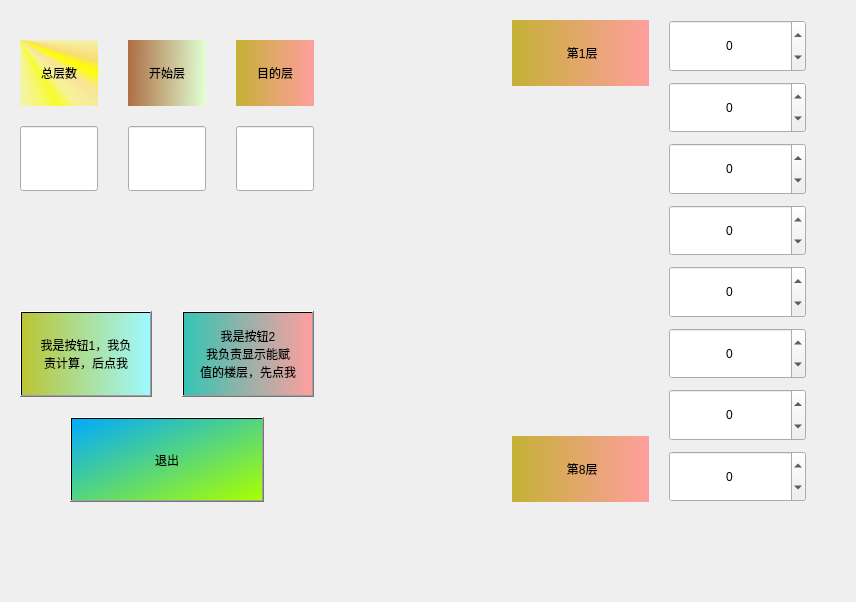
<?xml version="1.0" encoding="UTF-8"?>
<ui version="4.0">
 <class>efloors</class>
 <widget class="QMainWindow" name="efloors">
  <property name="geometry">
   <rect>
    <x>0</x>
    <y>0</y>
    <width>856</width>
    <height>602</height>
   </rect>
  </property>
  <property name="windowTitle">
   <string>8层运算界面</string>
  </property>
  <property name="styleSheet">
   <string notr="true">#centralwidget{border-image: url(:/pictures/Genshin.jpg);}</string>
  </property>
  <widget class="QWidget" name="centralwidget">
   <property name="sizePolicy">
    <sizepolicy hsizetype="Expanding" vsizetype="Expanding">
     <horstretch>0</horstretch>
     <verstretch>0</verstretch>
    </sizepolicy>
   </property>
   <property name="autoFillBackground">
    <bool>false</bool>
   </property>
   <layout class="QGridLayout" name="gridLayout" columnstretch="2,1,2">
    <property name="leftMargin">
     <number>20</number>
    </property>
    <property name="topMargin">
     <number>20</number>
    </property>
    <property name="rightMargin">
     <number>50</number>
    </property>
    <property name="bottomMargin">
     <number>100</number>
    </property>
    <property name="horizontalSpacing">
     <number>50</number>
    </property>
    <property name="verticalSpacing">
     <number>100</number>
    </property>
    <item row="1" column="0">
     <layout class="QVBoxLayout" name="verticalLayout_4">
      <property name="spacing">
       <number>20</number>
      </property>
      <item>
       <layout class="QHBoxLayout" name="horizontalLayout_2">
        <property name="spacing">
         <number>30</number>
        </property>
        <item>
         <widget class="QPushButton" name="btn_caculate">
          <property name="sizePolicy">
           <sizepolicy hsizetype="Preferred" vsizetype="Preferred">
            <horstretch>0</horstretch>
            <verstretch>0</verstretch>
           </sizepolicy>
          </property>
          <property name="styleSheet">
           <string notr="true">background-color: qlineargradient(spread:pad, x1:0, y1:0, x2:1, y2:0, stop:0 rgba(186, 197, 53, 255), stop:1 rgba(158, 249, 255, 255));</string>
          </property>
          <property name="text">
           <string>我是按钮1，我负
责计算，后点我</string>
          </property>
         </widget>
        </item>
        <item>
         <widget class="QToolButton" name="btn_confirm">
          <property name="sizePolicy">
           <sizepolicy hsizetype="Preferred" vsizetype="Preferred">
            <horstretch>0</horstretch>
            <verstretch>0</verstretch>
           </sizepolicy>
          </property>
          <property name="styleSheet">
           <string notr="true">background-color: qlineargradient(spread:pad, x1:0, y1:0, x2:1, y2:0, stop:0 rgba(53, 197, 179, 255), stop:1 rgba(255, 158, 158, 255));</string>
          </property>
          <property name="text">
           <string>我是按钮2
我负责显示能赋
值的楼层，先点我</string>
          </property>
         </widget>
        </item>
       </layout>
      </item>
      <item>
       <layout class="QHBoxLayout" name="horizontalLayout_4">
        <property name="leftMargin">
         <number>50</number>
        </property>
        <property name="rightMargin">
         <number>50</number>
        </property>
        <item>
         <widget class="QPushButton" name="btn_cancel">
          <property name="sizePolicy">
           <sizepolicy hsizetype="Preferred" vsizetype="Preferred">
            <horstretch>0</horstretch>
            <verstretch>0</verstretch>
           </sizepolicy>
          </property>
          <property name="styleSheet">
           <string notr="true">background-color: qlineargradient(spread:pad, x1:0, y1:0, x2:1, y2:1, stop:0 rgba(0, 170, 255, 255), stop:1 rgba(170, 255, 0, 255));</string>
          </property>
          <property name="text">
           <string>退出</string>
          </property>
         </widget>
        </item>
       </layout>
      </item>
     </layout>
    </item>
    <item row="0" column="2" rowspan="2">
     <layout class="QHBoxLayout" name="horizontalLayout_3" stretch="1,1">
      <property name="spacing">
       <number>20</number>
      </property>
      <item>
       <layout class="QVBoxLayout" name="verticalLayout_6" stretch="1,5,1">
        <property name="spacing">
         <number>10</number>
        </property>
        <item>
         <widget class="QLabel" name="label">
          <property name="sizePolicy">
           <sizepolicy hsizetype="Preferred" vsizetype="Preferred">
            <horstretch>0</horstretch>
            <verstretch>0</verstretch>
           </sizepolicy>
          </property>
          <property name="styleSheet">
           <string notr="true">background-color: qlineargradient(spread:pad, x1:0, y1:0, x2:1, y2:0, stop:0 rgba(197, 177, 53, 255), stop:1 rgba(255, 158, 158, 255));</string>
          </property>
          <property name="text">
           <string> 第1层</string>
          </property>
          <property name="alignment">
           <set>Qt::AlignCenter</set>
          </property>
         </widget>
        </item>
        <item>
         <widget class="QLabel" name="label_3">
          <property name="sizePolicy">
           <sizepolicy hsizetype="Preferred" vsizetype="Preferred">
            <horstretch>0</horstretch>
            <verstretch>0</verstretch>
           </sizepolicy>
          </property>
          <property name="autoFillBackground">
           <bool>false</bool>
          </property>
          <property name="styleSheet">
           <string notr="true">border-image: url(:/algorithms/algorithms/jt.png);</string>
          </property>
          <property name="text">
           <string/>
          </property>
          <property name="pixmap">
           <pixmap resource="resource.qrc">:/pictures/jt.png</pixmap>
          </property>
          <property name="scaledContents">
           <bool>true</bool>
          </property>
          <property name="margin">
           <number>0</number>
          </property>
         </widget>
        </item>
        <item>
         <widget class="QLabel" name="label_2">
          <property name="sizePolicy">
           <sizepolicy hsizetype="Preferred" vsizetype="Preferred">
            <horstretch>0</horstretch>
            <verstretch>0</verstretch>
           </sizepolicy>
          </property>
          <property name="styleSheet">
           <string notr="true">background-color: qlineargradient(spread:pad, x1:0, y1:0, x2:1, y2:0, stop:0 rgba(197, 177, 53, 255), stop:1 rgba(255, 158, 158, 255));</string>
          </property>
          <property name="text">
           <string> 第8层</string>
          </property>
          <property name="alignment">
           <set>Qt::AlignCenter</set>
          </property>
         </widget>
        </item>
       </layout>
      </item>
      <item>
       <layout class="QVBoxLayout" name="verticalLayout_5">
        <property name="spacing">
         <number>10</number>
        </property>
        <item>
         <widget class="QSpinBox" name="spin_4">
          <property name="sizePolicy">
           <sizepolicy hsizetype="Preferred" vsizetype="Preferred">
            <horstretch>0</horstretch>
            <verstretch>0</verstretch>
           </sizepolicy>
          </property>
          <property name="styleSheet">
           <string notr="true">font: 16pt &quot;Microsoft YaHei UI&quot;;</string>
          </property>
          <property name="alignment">
           <set>Qt::AlignCenter</set>
          </property>
          <property name="minimum">
           <number>-9</number>
          </property>
          <property name="maximum">
           <number>999</number>
          </property>
         </widget>
        </item>
        <item>
         <widget class="QSpinBox" name="spin_5">
          <property name="sizePolicy">
           <sizepolicy hsizetype="Preferred" vsizetype="Preferred">
            <horstretch>0</horstretch>
            <verstretch>0</verstretch>
           </sizepolicy>
          </property>
          <property name="styleSheet">
           <string notr="true">font: 16pt &quot;Microsoft YaHei UI&quot;;</string>
          </property>
          <property name="alignment">
           <set>Qt::AlignCenter</set>
          </property>
          <property name="minimum">
           <number>-9</number>
          </property>
          <property name="maximum">
           <number>999</number>
          </property>
         </widget>
        </item>
        <item>
         <widget class="QSpinBox" name="spin_6">
          <property name="sizePolicy">
           <sizepolicy hsizetype="Preferred" vsizetype="Preferred">
            <horstretch>0</horstretch>
            <verstretch>0</verstretch>
           </sizepolicy>
          </property>
          <property name="styleSheet">
           <string notr="true">font: 16pt &quot;Microsoft YaHei UI&quot;;</string>
          </property>
          <property name="alignment">
           <set>Qt::AlignCenter</set>
          </property>
          <property name="minimum">
           <number>-9</number>
          </property>
          <property name="maximum">
           <number>999</number>
          </property>
         </widget>
        </item>
        <item>
         <widget class="QSpinBox" name="spin_7">
          <property name="sizePolicy">
           <sizepolicy hsizetype="Preferred" vsizetype="Preferred">
            <horstretch>0</horstretch>
            <verstretch>0</verstretch>
           </sizepolicy>
          </property>
          <property name="styleSheet">
           <string notr="true">font: 16pt &quot;Microsoft YaHei UI&quot;;</string>
          </property>
          <property name="alignment">
           <set>Qt::AlignCenter</set>
          </property>
          <property name="minimum">
           <number>-9</number>
          </property>
          <property name="maximum">
           <number>999</number>
          </property>
         </widget>
        </item>
        <item>
         <widget class="QSpinBox" name="spin_8">
          <property name="sizePolicy">
           <sizepolicy hsizetype="Preferred" vsizetype="Preferred">
            <horstretch>0</horstretch>
            <verstretch>0</verstretch>
           </sizepolicy>
          </property>
          <property name="styleSheet">
           <string notr="true">font: 16pt &quot;Microsoft YaHei UI&quot;;</string>
          </property>
          <property name="alignment">
           <set>Qt::AlignCenter</set>
          </property>
          <property name="minimum">
           <number>-9</number>
          </property>
          <property name="maximum">
           <number>999</number>
          </property>
         </widget>
        </item>
        <item>
         <widget class="QSpinBox" name="spin_9">
          <property name="sizePolicy">
           <sizepolicy hsizetype="Preferred" vsizetype="Preferred">
            <horstretch>0</horstretch>
            <verstretch>0</verstretch>
           </sizepolicy>
          </property>
          <property name="styleSheet">
           <string notr="true">font: 16pt &quot;Microsoft YaHei UI&quot;;</string>
          </property>
          <property name="alignment">
           <set>Qt::AlignCenter</set>
          </property>
          <property name="minimum">
           <number>-9</number>
          </property>
          <property name="maximum">
           <number>999</number>
          </property>
         </widget>
        </item>
        <item>
         <widget class="QSpinBox" name="spin_10">
          <property name="sizePolicy">
           <sizepolicy hsizetype="Preferred" vsizetype="Preferred">
            <horstretch>0</horstretch>
            <verstretch>0</verstretch>
           </sizepolicy>
          </property>
          <property name="styleSheet">
           <string notr="true">font: 16pt &quot;Microsoft YaHei UI&quot;;</string>
          </property>
          <property name="alignment">
           <set>Qt::AlignCenter</set>
          </property>
          <property name="minimum">
           <number>-9</number>
          </property>
          <property name="maximum">
           <number>999</number>
          </property>
         </widget>
        </item>
        <item>
         <widget class="QSpinBox" name="spin_11">
          <property name="sizePolicy">
           <sizepolicy hsizetype="Preferred" vsizetype="Preferred">
            <horstretch>0</horstretch>
            <verstretch>0</verstretch>
           </sizepolicy>
          </property>
          <property name="styleSheet">
           <string notr="true">font: 16pt &quot;Microsoft YaHei UI&quot;;</string>
          </property>
          <property name="alignment">
           <set>Qt::AlignCenter</set>
          </property>
          <property name="minimum">
           <number>-9</number>
          </property>
          <property name="maximum">
           <number>999</number>
          </property>
         </widget>
        </item>
       </layout>
      </item>
     </layout>
    </item>
    <item row="0" column="0">
     <layout class="QHBoxLayout" name="horizontalLayout" stretch="1,1,1">
      <property name="spacing">
       <number>30</number>
      </property>
      <item>
       <layout class="QVBoxLayout" name="verticalLayout">
        <property name="spacing">
         <number>20</number>
        </property>
        <property name="topMargin">
         <number>20</number>
        </property>
        <property name="bottomMargin">
         <number>20</number>
        </property>
        <item>
         <widget class="QLabel" name="label_4">
          <property name="sizePolicy">
           <sizepolicy hsizetype="Preferred" vsizetype="Preferred">
            <horstretch>0</horstretch>
            <verstretch>0</verstretch>
           </sizepolicy>
          </property>
          <property name="styleSheet">
           <string notr="true">background-color: qconicalgradient(cx:0, cy:0, angle:135, stop:0 rgba(255, 255, 0, 69), stop:0.375 rgba(255, 255, 0, 69), stop:0.423533 rgba(251, 255, 0, 145), stop:0.45 rgba(247, 255, 0, 208), stop:0.477581 rgba(255, 244, 71, 130), stop:0.518717 rgba(255, 218, 71, 130), stop:0.55 rgba(255, 255, 0, 255), stop:0.57754 rgba(255, 203, 0, 130), stop:0.625 rgba(255, 255, 0, 69), stop:1 rgba(255, 255, 0, 69));</string>
          </property>
          <property name="text">
           <string>总层数</string>
          </property>
          <property name="alignment">
           <set>Qt::AlignCenter</set>
          </property>
         </widget>
        </item>
        <item>
         <widget class="QLineEdit" name="li_1">
          <property name="sizePolicy">
           <sizepolicy hsizetype="Preferred" vsizetype="Preferred">
            <horstretch>0</horstretch>
            <verstretch>0</verstretch>
           </sizepolicy>
          </property>
          <property name="styleSheet">
           <string notr="true">font: 20pt &quot;Microsoft YaHei UI&quot;;</string>
          </property>
          <property name="alignment">
           <set>Qt::AlignCenter</set>
          </property>
         </widget>
        </item>
       </layout>
      </item>
      <item>
       <layout class="QVBoxLayout" name="verticalLayout_2">
        <property name="spacing">
         <number>20</number>
        </property>
        <property name="topMargin">
         <number>20</number>
        </property>
        <property name="bottomMargin">
         <number>20</number>
        </property>
        <item>
         <widget class="QLabel" name="label_5">
          <property name="sizePolicy">
           <sizepolicy hsizetype="Preferred" vsizetype="Preferred">
            <horstretch>0</horstretch>
            <verstretch>0</verstretch>
           </sizepolicy>
          </property>
          <property name="styleSheet">
           <string notr="true">background-color: qlineargradient(spread:pad, x1:0, y1:0, x2:1, y2:0.011, stop:0 rgba(173, 109, 67, 255), stop:1 rgba(225, 255, 211, 255));</string>
          </property>
          <property name="text">
           <string>开始层</string>
          </property>
          <property name="alignment">
           <set>Qt::AlignCenter</set>
          </property>
         </widget>
        </item>
        <item>
         <widget class="QLineEdit" name="li_2">
          <property name="sizePolicy">
           <sizepolicy hsizetype="Preferred" vsizetype="Preferred">
            <horstretch>0</horstretch>
            <verstretch>0</verstretch>
           </sizepolicy>
          </property>
          <property name="styleSheet">
           <string notr="true">font: 20pt &quot;Microsoft YaHei UI&quot;;</string>
          </property>
          <property name="alignment">
           <set>Qt::AlignCenter</set>
          </property>
         </widget>
        </item>
       </layout>
      </item>
      <item>
       <layout class="QVBoxLayout" name="verticalLayout_3">
        <property name="spacing">
         <number>20</number>
        </property>
        <property name="topMargin">
         <number>20</number>
        </property>
        <property name="bottomMargin">
         <number>20</number>
        </property>
        <item>
         <widget class="QLabel" name="label_6">
          <property name="sizePolicy">
           <sizepolicy hsizetype="Preferred" vsizetype="Preferred">
            <horstretch>0</horstretch>
            <verstretch>0</verstretch>
           </sizepolicy>
          </property>
          <property name="styleSheet">
           <string notr="true">background-color: qlineargradient(spread:pad, x1:0, y1:0, x2:1, y2:0, stop:0 rgba(197, 177, 53, 255), stop:1 rgba(255, 158, 158, 255));</string>
          </property>
          <property name="text">
           <string>目的层</string>
          </property>
          <property name="alignment">
           <set>Qt::AlignCenter</set>
          </property>
         </widget>
        </item>
        <item>
         <widget class="QLineEdit" name="li_3">
          <property name="sizePolicy">
           <sizepolicy hsizetype="Preferred" vsizetype="Preferred">
            <horstretch>0</horstretch>
            <verstretch>0</verstretch>
           </sizepolicy>
          </property>
          <property name="styleSheet">
           <string notr="true">font: 20pt &quot;Microsoft YaHei UI&quot;;</string>
          </property>
          <property name="alignment">
           <set>Qt::AlignCenter</set>
          </property>
         </widget>
        </item>
       </layout>
      </item>
     </layout>
    </item>
    <item row="0" column="1">
     <spacer name="horizontalSpacer">
      <property name="orientation">
       <enum>Qt::Horizontal</enum>
      </property>
      <property name="sizeType">
       <enum>QSizePolicy::Preferred</enum>
      </property>
      <property name="sizeHint" stdset="0">
       <size>
        <width>40</width>
        <height>20</height>
       </size>
      </property>
     </spacer>
    </item>
    <item row="1" column="1">
     <spacer name="horizontalSpacer_2">
      <property name="orientation">
       <enum>Qt::Horizontal</enum>
      </property>
      <property name="sizeType">
       <enum>QSizePolicy::Preferred</enum>
      </property>
      <property name="sizeHint" stdset="0">
       <size>
        <width>40</width>
        <height>20</height>
       </size>
      </property>
     </spacer>
    </item>
   </layout>
  </widget>
 </widget>
 <resources>
  <include location="resource.qrc"/>
 </resources>
 <connections/>
</ui>
